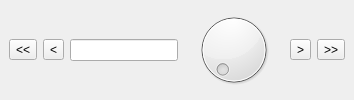
  <widget class="QDockWidget" name="resultsBrowserDockWidget">
   <property name="enabled">
    <bool>true</bool>
   </property>
   <property name="sizePolicy">
    <sizepolicy hsizetype="Fixed" vsizetype="Fixed">
     <horstretch>0</horstretch>
     <verstretch>0</verstretch>
    </sizepolicy>
   </property>
   <property name="floating">
    <bool>true</bool>
   </property>
   <property name="windowTitle">
    <string>Results Browser</string>
   </property>
   <attribute name="dockWidgetArea">
    <number>4</number>
   </attribute>
   <widget class="QWidget" name="dockWidgetContents">
    <layout class="QHBoxLayout" name="horizontalLayout_14">
     <item>
      <widget class="QToolButton" name="toolButton_8">
       <property name="text">
        <string>&lt;&lt;</string>
       </property>
      </widget>
     </item>
     <item>
      <widget class="QToolButton" name="toolButton_9">
       <property name="text">
        <string>&lt;</string>
       </property>
      </widget>
     </item>
     <item>
      <widget class="QLineEdit" name="lineEdit_4">
       <property name="sizePolicy">
        <sizepolicy hsizetype="Fixed" vsizetype="Fixed">
         <horstretch>0</horstretch>
         <verstretch>0</verstretch>
        </sizepolicy>
       </property>
       <property name="maxLength">
        <number>10</number>
       </property>
      </widget>
     </item>
     <item>
      <widget class="QDial" name="dial"/>
     </item>
     <item>
      <widget class="QToolButton" name="toolButton_10">
       <property name="text">
        <string>&gt;</string>
       </property>
      </widget>
     </item>
     <item>
      <widget class="QToolButton" name="toolButton_11">
       <property name="text">
        <string>&gt;&gt;</string>
       </property>
      </widget>
     </item>
    </layout>
   </widget>
  </widget>
